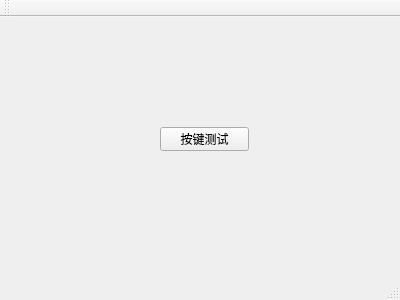
<?xml version="1.0" encoding="UTF-8"?>
<ui version="4.0">
 <class>MainWindow</class>
 <widget class="QMainWindow" name="MainWindow">
  <property name="geometry">
   <rect>
    <x>0</x>
    <y>0</y>
    <width>400</width>
    <height>300</height>
   </rect>
  </property>
  <property name="windowTitle">
   <string>MainWindow</string>
  </property>
  <widget class="QWidget" name="centralWidget">
   <widget class="QPushButton" name="pushButton">
    <property name="geometry">
     <rect>
      <x>160</x>
      <y>110</y>
      <width>89</width>
      <height>24</height>
     </rect>
    </property>
    <property name="text">
     <string>按键测试</string>
    </property>
   </widget>
  </widget>
  <widget class="QMenuBar" name="menuBar">
   <property name="geometry">
    <rect>
     <x>0</x>
     <y>0</y>
     <width>400</width>
     <height>22</height>
    </rect>
   </property>
  </widget>
  <widget class="QToolBar" name="mainToolBar">
   <attribute name="toolBarArea">
    <enum>TopToolBarArea</enum>
   </attribute>
   <attribute name="toolBarBreak">
    <bool>false</bool>
   </attribute>
  </widget>
  <widget class="QStatusBar" name="statusBar"/>
 </widget>
 <layoutdefault spacing="6" margin="11"/>
 <resources/>
 <connections/>
</ui>
